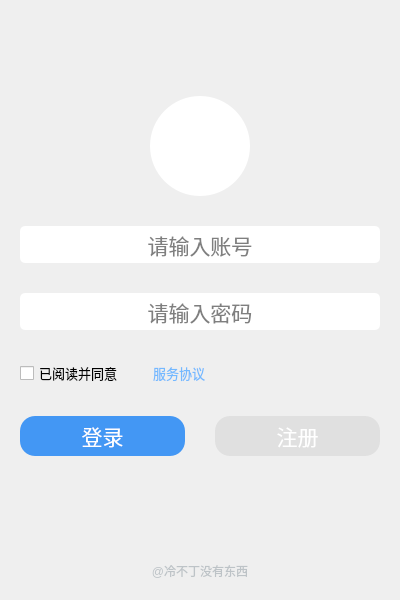
<?xml version="1.0" encoding="UTF-8"?>
<ui version="4.0">
 <class>Form</class>
 <widget class="QWidget" name="Form">
  <property name="geometry">
   <rect>
    <x>0</x>
    <y>0</y>
    <width>400</width>
    <height>600</height>
   </rect>
  </property>
  <property name="minimumSize">
   <size>
    <width>400</width>
    <height>600</height>
   </size>
  </property>
  <property name="maximumSize">
   <size>
    <width>400</width>
    <height>600</height>
   </size>
  </property>
  <property name="windowTitle">
   <string>聊天室</string>
  </property>
  <property name="windowIcon">
   <iconset>
    <normaloff>../imgs/微信.png</normaloff>../imgs/微信.png</iconset>
  </property>
  <layout class="QHBoxLayout" name="horizontalLayout">
   <item>
    <widget class="QStackedWidget" name="stackedWidget">
     <property name="currentIndex">
      <number>0</number>
     </property>
     <widget class="QWidget" name="page">
      <layout class="QHBoxLayout" name="horizontalLayout_5">
       <item>
        <layout class="QVBoxLayout" name="verticalLayout">
         <property name="spacing">
          <number>30</number>
         </property>
         <item>
          <spacer name="verticalSpacer">
           <property name="orientation">
            <enum>Qt::Vertical</enum>
           </property>
           <property name="sizeHint" stdset="0">
            <size>
             <width>20</width>
             <height>40</height>
            </size>
           </property>
          </spacer>
         </item>
         <item>
          <layout class="QHBoxLayout" name="horizontalLayout_4">
           <item>
            <spacer name="horizontalSpacer">
             <property name="orientation">
              <enum>Qt::Horizontal</enum>
             </property>
             <property name="sizeHint" stdset="0">
              <size>
               <width>40</width>
               <height>20</height>
              </size>
             </property>
            </spacer>
           </item>
           <item>
            <widget class="QLabel" name="label">
             <property name="minimumSize">
              <size>
               <width>100</width>
               <height>100</height>
              </size>
             </property>
             <property name="maximumSize">
              <size>
               <width>100</width>
               <height>100</height>
              </size>
             </property>
             <property name="styleSheet">
              <string notr="true">border-radius:50px;
background-color: rgb(255,255,255);
image: url(imgs/微信.png);
padding:10px;
</string>
             </property>
             <property name="text">
              <string/>
             </property>
            </widget>
           </item>
           <item>
            <spacer name="horizontalSpacer_2">
             <property name="orientation">
              <enum>Qt::Horizontal</enum>
             </property>
             <property name="sizeHint" stdset="0">
              <size>
               <width>40</width>
               <height>20</height>
              </size>
             </property>
            </spacer>
           </item>
          </layout>
         </item>
         <item>
          <widget class="QLineEdit" name="lineEdit">
           <property name="font">
            <font>
             <pointsize>16</pointsize>
            </font>
           </property>
           <property name="styleSheet">
            <string notr="true">border-radius:5px;
background-color: rgb(255, 255, 255);
padding:5px;</string>
           </property>
           <property name="alignment">
            <set>Qt::AlignCenter</set>
           </property>
           <property name="placeholderText">
            <string>请输入账号</string>
           </property>
          </widget>
         </item>
         <item>
          <widget class="QLineEdit" name="lineEdit_2">
           <property name="font">
            <font>
             <pointsize>16</pointsize>
            </font>
           </property>
           <property name="styleSheet">
            <string notr="true">border-radius:5px;
background-color: rgb(255, 255, 255);
padding:5px;</string>
           </property>
           <property name="echoMode">
            <enum>QLineEdit::Password</enum>
           </property>
           <property name="alignment">
            <set>Qt::AlignCenter</set>
           </property>
           <property name="placeholderText">
            <string>请输入密码</string>
           </property>
          </widget>
         </item>
         <item>
          <layout class="QHBoxLayout" name="horizontalLayout_2">
           <item>
            <widget class="QCheckBox" name="checkBox">
             <property name="font">
              <font>
               <pointsize>10</pointsize>
              </font>
             </property>
             <property name="text">
              <string>已阅读并同意</string>
             </property>
            </widget>
           </item>
           <item>
            <widget class="QPushButton" name="pushButton_3">
             <property name="font">
              <font>
               <pointsize>10</pointsize>
              </font>
             </property>
             <property name="styleSheet">
              <string notr="true">border:null;
color: #74b9ff;</string>
             </property>
             <property name="text">
              <string>服务协议</string>
             </property>
            </widget>
           </item>
           <item>
            <spacer name="horizontalSpacer_3">
             <property name="orientation">
              <enum>Qt::Horizontal</enum>
             </property>
             <property name="sizeHint" stdset="0">
              <size>
               <width>40</width>
               <height>20</height>
              </size>
             </property>
            </spacer>
           </item>
          </layout>
         </item>
         <item>
          <layout class="QHBoxLayout" name="horizontalLayout_3">
           <item>
            <widget class="QPushButton" name="pushButton">
             <property name="minimumSize">
              <size>
               <width>0</width>
               <height>40</height>
              </size>
             </property>
             <property name="font">
              <font>
               <pointsize>16</pointsize>
              </font>
             </property>
             <property name="styleSheet">
              <string notr="true">QPushButton{
border-radius:15px;
color: rgb(255, 255, 255);
background-color: rgb(67, 151, 244);
}
QPushButton:hover{
background-color: rgb(15, 110, 210);
}
QPushButton:pressed{
background-color: rgb(10, 89, 178);
}</string>
             </property>
             <property name="text">
              <string>登录</string>
             </property>
            </widget>
           </item>
           <item>
            <widget class="QPushButton" name="pushButton_2">
             <property name="minimumSize">
              <size>
               <width>0</width>
               <height>40</height>
              </size>
             </property>
             <property name="font">
              <font>
               <pointsize>16</pointsize>
              </font>
             </property>
             <property name="styleSheet">
              <string notr="true">QPushButton{
border-radius:15px;
color: rgb(255, 255, 255);
background-color: rgb(224, 224, 224);
}
QPushButton:hover{
background-color: rgb(194, 194, 194);
}
QPushButton:pressed{
background-color: rgb(163, 163, 163);
}</string>
             </property>
             <property name="text">
              <string>注册</string>
             </property>
            </widget>
           </item>
          </layout>
         </item>
         <item>
          <spacer name="verticalSpacer_2">
           <property name="orientation">
            <enum>Qt::Vertical</enum>
           </property>
           <property name="sizeHint" stdset="0">
            <size>
             <width>20</width>
             <height>40</height>
            </size>
           </property>
          </spacer>
         </item>
         <item>
          <widget class="QLabel" name="label_2">
           <property name="maximumSize">
            <size>
             <width>16777215</width>
             <height>20</height>
            </size>
           </property>
           <property name="styleSheet">
            <string notr="true">color: #bdc3c7;</string>
           </property>
           <property name="text">
            <string>@冷不丁没有东西</string>
           </property>
           <property name="alignment">
            <set>Qt::AlignCenter</set>
           </property>
          </widget>
         </item>
        </layout>
       </item>
      </layout>
     </widget>
     <widget class="QWidget" name="page_2">
      <property name="enabled">
       <bool>true</bool>
      </property>
      <layout class="QVBoxLayout" name="verticalLayout_3">
       <item>
        <layout class="QVBoxLayout" name="verticalLayout_2">
         <property name="spacing">
          <number>30</number>
         </property>
         <item>
          <spacer name="verticalSpacer_3">
           <property name="orientation">
            <enum>Qt::Vertical</enum>
           </property>
           <property name="sizeHint" stdset="0">
            <size>
             <width>20</width>
             <height>40</height>
            </size>
           </property>
          </spacer>
         </item>
         <item>
          <layout class="QHBoxLayout" name="horizontalLayout_6">
           <item>
            <spacer name="horizontalSpacer_4">
             <property name="orientation">
              <enum>Qt::Horizontal</enum>
             </property>
             <property name="sizeHint" stdset="0">
              <size>
               <width>40</width>
               <height>20</height>
              </size>
             </property>
            </spacer>
           </item>
           <item>
            <widget class="QLabel" name="label_3">
             <property name="minimumSize">
              <size>
               <width>100</width>
               <height>100</height>
              </size>
             </property>
             <property name="maximumSize">
              <size>
               <width>100</width>
               <height>100</height>
              </size>
             </property>
             <property name="styleSheet">
              <string notr="true">border-radius:50px;
background-color: rgb(255,255,255);
image: url(imgs/微信.png);
padding:10px;
</string>
             </property>
             <property name="text">
              <string/>
             </property>
            </widget>
           </item>
           <item>
            <spacer name="horizontalSpacer_5">
             <property name="orientation">
              <enum>Qt::Horizontal</enum>
             </property>
             <property name="sizeHint" stdset="0">
              <size>
               <width>40</width>
               <height>20</height>
              </size>
             </property>
            </spacer>
           </item>
          </layout>
         </item>
         <item>
          <widget class="QLineEdit" name="lineEdit_3">
           <property name="font">
            <font>
             <pointsize>16</pointsize>
            </font>
           </property>
           <property name="styleSheet">
            <string notr="true">border-radius:5px;
background-color: rgb(255, 255, 255);
padding:5px;</string>
           </property>
           <property name="alignment">
            <set>Qt::AlignCenter</set>
           </property>
           <property name="placeholderText">
            <string>请输入账号</string>
           </property>
          </widget>
         </item>
         <item>
          <widget class="QLineEdit" name="lineEdit_4">
           <property name="font">
            <font>
             <pointsize>16</pointsize>
            </font>
           </property>
           <property name="styleSheet">
            <string notr="true">border-radius:5px;
background-color: rgb(255, 255, 255);
padding:5px;</string>
           </property>
           <property name="echoMode">
            <enum>QLineEdit::Password</enum>
           </property>
           <property name="alignment">
            <set>Qt::AlignCenter</set>
           </property>
           <property name="placeholderText">
            <string>请输入密码</string>
           </property>
          </widget>
         </item>
         <item>
          <widget class="QLineEdit" name="lineEdit_5">
           <property name="font">
            <font>
             <pointsize>16</pointsize>
            </font>
           </property>
           <property name="styleSheet">
            <string notr="true">border-radius:5px;
background-color: rgb(255, 255, 255);
padding:5px;</string>
           </property>
           <property name="echoMode">
            <enum>QLineEdit::Password</enum>
           </property>
           <property name="alignment">
            <set>Qt::AlignCenter</set>
           </property>
           <property name="placeholderText">
            <string>请确认密码</string>
           </property>
          </widget>
         </item>
         <item>
          <layout class="QHBoxLayout" name="horizontalLayout_7"/>
         </item>
         <item>
          <layout class="QHBoxLayout" name="horizontalLayout_8">
           <item>
            <widget class="QPushButton" name="pushButton_6">
             <property name="minimumSize">
              <size>
               <width>0</width>
               <height>40</height>
              </size>
             </property>
             <property name="font">
              <font>
               <pointsize>16</pointsize>
              </font>
             </property>
             <property name="styleSheet">
              <string notr="true">QPushButton{
border-radius:15px;
color: rgb(255, 255, 255);
background-color: rgb(224, 224, 224);
}
QPushButton:hover{
background-color: rgb(194, 194, 194);
}
QPushButton:pressed{
background-color: rgb(163, 163, 163);
}</string>
             </property>
             <property name="text">
              <string>登录</string>
             </property>
            </widget>
           </item>
           <item>
            <widget class="QPushButton" name="pushButton_5">
             <property name="minimumSize">
              <size>
               <width>0</width>
               <height>40</height>
              </size>
             </property>
             <property name="font">
              <font>
               <pointsize>16</pointsize>
              </font>
             </property>
             <property name="toolTip">
              <string/>
             </property>
             <property name="styleSheet">
              <string notr="true">QPushButton{
border-radius:15px;
color: rgb(255, 255, 255);
background-color: rgb(67, 151, 244);
}
QPushButton:hover{
background-color: rgb(15, 110, 210);
}
QPushButton:pressed{
background-color: rgb(10, 89, 178);
}</string>
             </property>
             <property name="text">
              <string>注册</string>
             </property>
            </widget>
           </item>
          </layout>
         </item>
         <item>
          <spacer name="verticalSpacer_4">
           <property name="orientation">
            <enum>Qt::Vertical</enum>
           </property>
           <property name="sizeHint" stdset="0">
            <size>
             <width>20</width>
             <height>40</height>
            </size>
           </property>
          </spacer>
         </item>
         <item>
          <widget class="QLabel" name="label_4">
           <property name="maximumSize">
            <size>
             <width>16777215</width>
             <height>20</height>
            </size>
           </property>
           <property name="styleSheet">
            <string notr="true">color: #bdc3c7;</string>
           </property>
           <property name="text">
            <string>@冷不丁没有东西</string>
           </property>
           <property name="alignment">
            <set>Qt::AlignCenter</set>
           </property>
          </widget>
         </item>
        </layout>
       </item>
      </layout>
     </widget>
    </widget>
   </item>
  </layout>
 </widget>
 <resources/>
 <connections>
  <connection>
   <sender>pushButton</sender>
   <signal>clicked()</signal>
   <receiver>Form</receiver>
   <slot>login()</slot>
   <hints>
    <hint type="sourcelabel">
     <x>71</x>
     <y>441</y>
    </hint>
    <hint type="destinationlabel">
     <x>313</x>
     <y>502</y>
    </hint>
   </hints>
  </connection>
  <connection>
   <sender>lineEdit_2</sender>
   <signal>returnPressed()</signal>
   <receiver>Form</receiver>
   <slot>login()</slot>
   <hints>
    <hint type="sourcelabel">
     <x>198</x>
     <y>308</y>
    </hint>
    <hint type="destinationlabel">
     <x>383</x>
     <y>397</y>
    </hint>
   </hints>
  </connection>
  <connection>
   <sender>pushButton_3</sender>
   <signal>clicked()</signal>
   <receiver>Form</receiver>
   <slot>protocol()</slot>
   <hints>
    <hint type="sourcelabel">
     <x>154</x>
     <y>367</y>
    </hint>
    <hint type="destinationlabel">
     <x>348</x>
     <y>367</y>
    </hint>
   </hints>
  </connection>
  <connection>
   <sender>pushButton_6</sender>
   <signal>clicked()</signal>
   <receiver>Form</receiver>
   <slot>open_login_page()</slot>
   <hints>
    <hint type="sourcelabel">
     <x>114</x>
     <y>480</y>
    </hint>
    <hint type="destinationlabel">
     <x>370</x>
     <y>553</y>
    </hint>
   </hints>
  </connection>
  <connection>
   <sender>pushButton_5</sender>
   <signal>clicked()</signal>
   <receiver>Form</receiver>
   <slot>register()</slot>
   <hints>
    <hint type="sourcelabel">
     <x>302</x>
     <y>480</y>
    </hint>
    <hint type="destinationlabel">
     <x>387</x>
     <y>513</y>
    </hint>
   </hints>
  </connection>
  <connection>
   <sender>lineEdit_5</sender>
   <signal>returnPressed()</signal>
   <receiver>Form</receiver>
   <slot>register()</slot>
   <hints>
    <hint type="sourcelabel">
     <x>118</x>
     <y>369</y>
    </hint>
    <hint type="destinationlabel">
     <x>394</x>
     <y>574</y>
    </hint>
   </hints>
  </connection>
  <connection>
   <sender>pushButton_2</sender>
   <signal>clicked()</signal>
   <receiver>Form</receiver>
   <slot>open_register_page()</slot>
   <hints>
    <hint type="sourcelabel">
     <x>184</x>
     <y>435</y>
    </hint>
    <hint type="destinationlabel">
     <x>394</x>
     <y>480</y>
    </hint>
   </hints>
  </connection>
 </connections>
 <slots>
  <slot>login()</slot>
  <slot>open_register_page()</slot>
  <slot>protocol()</slot>
  <slot>open_login_page()</slot>
  <slot>register()</slot>
 </slots>
</ui>
